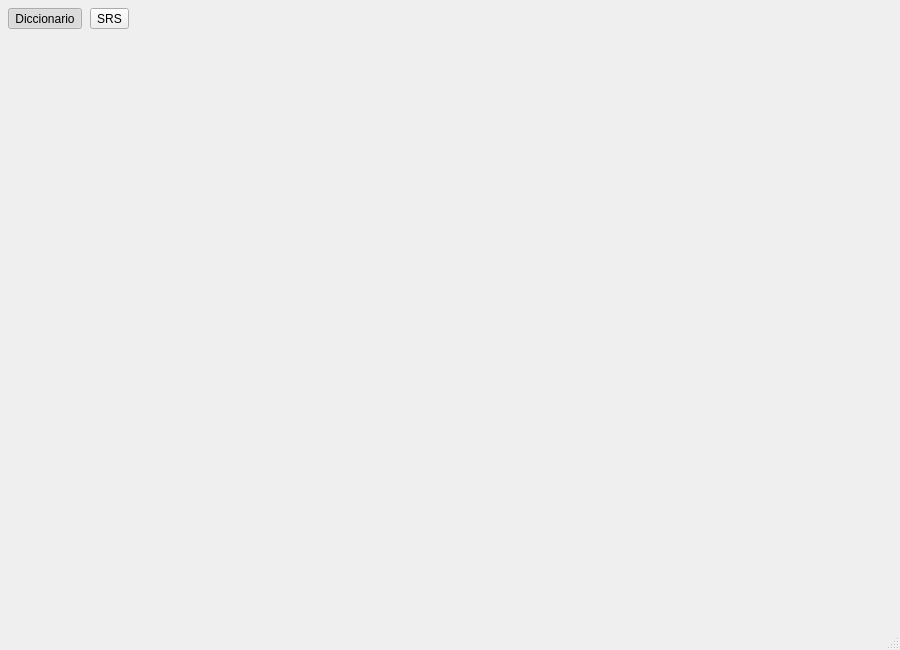
<?xml version="1.0" encoding="UTF-8"?>
<ui version="4.0">
 <class>MainWindow</class>
 <widget class="QMainWindow" name="MainWindow">
  <property name="geometry">
   <rect>
    <x>0</x>
    <y>0</y>
    <width>900</width>
    <height>650</height>
   </rect>
  </property>
  <property name="windowTitle">
   <string>App Diccionario</string>
  </property>

  <widget class="QWidget" name="centralwidget">
   <layout class="QVBoxLayout" name="mainLayout">
    <property name="spacing">
     <number>0</number>
    </property>
    <property name="margin">
     <number>0</number>
    </property>

    <!-- Barra de navegación -->
    <item>
     <widget class="QFrame" name="topBar">
      <property name="frameShape">
       <enum>QFrame::NoFrame</enum>
      </property>
      <layout class="QHBoxLayout" name="topBarLayout">
       <property name="margin">
        <number>8</number>
       </property>
       <property name="spacing">
        <number>8</number>
       </property>

       <item>
        <widget class="QToolButton" name="btnDictionary">
         <property name="text">
          <string>Diccionario</string>
         </property>
         <property name="checkable">
          <bool>true</bool>
         </property>
         <property name="checked">
          <bool>true</bool>
         </property>
        </widget>
       </item>

       <item>
        <widget class="QToolButton" name="btnSrs">
         <property name="text">
          <string>SRS</string>
         </property>
         <property name="checkable">
          <bool>true</bool>
         </property>
        </widget>
       </item>

       <item>
        <spacer name="horizontalSpacer">
         <property name="orientation">
          <enum>Qt::Horizontal</enum>
         </property>
         <property name="sizeHint" stdset="0">
          <size>
           <width>40</width>
           <height>20</height>
          </size>
         </property>
        </spacer>
       </item>

      </layout>
     </widget>
    </item>

    <!-- Contenedor de páginas -->
    <item>
     <widget class="QStackedWidget" name="stackedWidget">
      <property name="currentIndex">
       <number>0</number>
      </property>
     </widget>
    </item>

   </layout>
  </widget>

  <widget class="QMenuBar" name="menubar"/>
  <widget class="QStatusBar" name="statusbar"/>

 </widget>
 <resources/>
 <connections/>
</ui>
